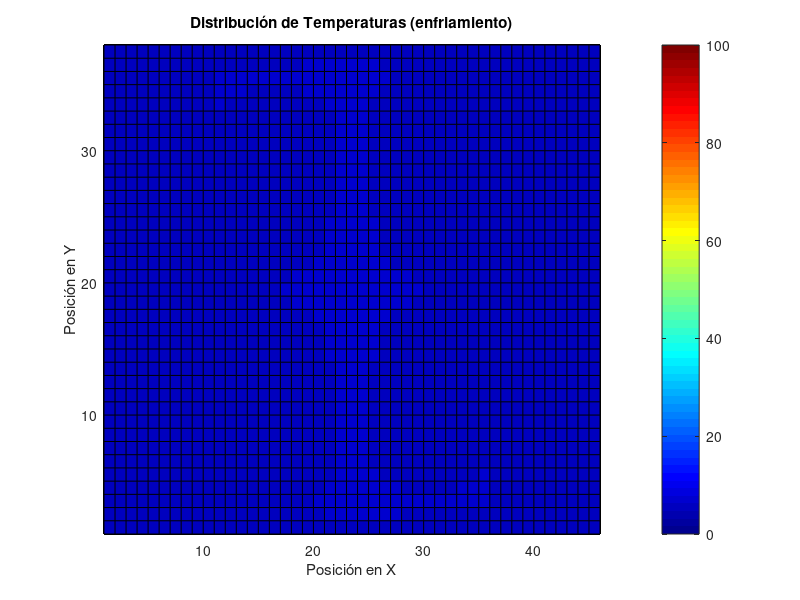
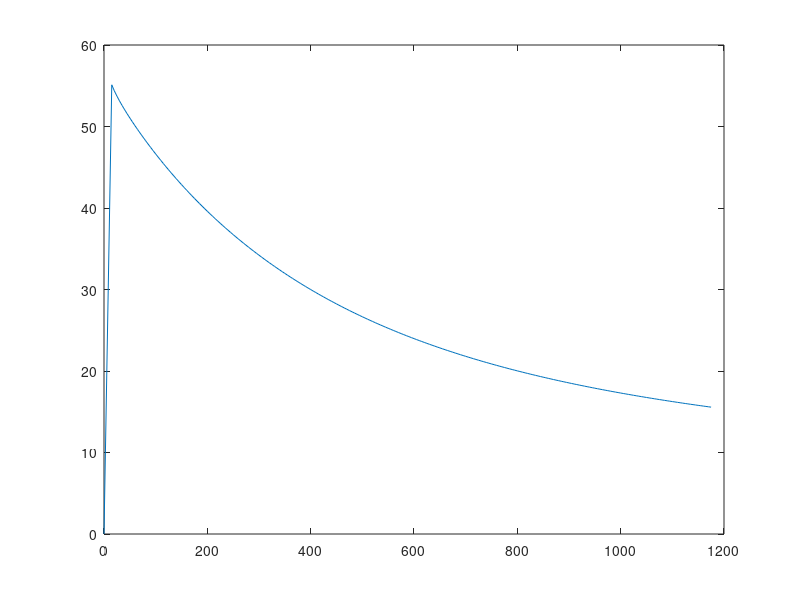

Write MATLAB code to recreate these figures, in order. (Note: this script raises an error after producing the figures.)
clear all
%Constantes del problema:

    %Parámetros geometricos:
    t=0.2;
    Deltax=t/4;
    Deltay=t/4;
    Deltaw=Deltay;

    % conductividades [W/(m-C)]
    k=zeros(3,1);
    k(1,1)=51;  % Acero
    k(2,1)=398; % Cobre
    k(3,1)=205; % Aluminio

    % Densidades [kg/m^3]
    rho=zeros(3,1);
    rho(1,1)=7870;  % Acero
    rho(2,1)=8960;  % Cobre
    rho(3,1)=2700;  % Aluminio

    % Calores especificos [J/kg-C]
    c_p=zeros(3,1);
    c_p(1,1)=465;  % Acero
    c_p(2,1)=385;  % Cobre
    c_p(3,1)=897;  % Aluminio

    % Absortividades [m^2/s]
    alpha=k./(rho.*c_p);

    %Coeficiente de convección [W/m^2-C]
    h=200;

    %Tempeartura del aire
    T_inf=5;

%Generamos tabla con taos maximos para cada tipo de nodo y tiempos máximos:
    
    tao_max=zeros(15,1,3);    %Numero de ecuaciones=15 y son 3 tipos de materiales.
    Deltat_max=zeros(15,1,3); %[s]

    %Nodo A:
    tao_max(1,1,:)=1/4;
    
    %Nodos B:
    for m=1:3
        tao_max(2,1,m)=(1/((2*h*Deltaw)/k(m,1)+4));
    end

    %Nodos C:

    for m=1:3
        tao_max(3,1,m)=(1/((2*h*Deltaw)/k(m,1)+4));
    end

    %Nodos D:

    for m=1:3
        tao_max(4,1,m)=(1/((2*h*Deltaw)/k(m,1)+4));
    end

    %Nodos E:

    for m=1:3
        tao_max(5,1,m)=(1/((2*h*Deltaw)/k(m,1)+4));
    end

    %Nodos F:

    for m=1:3
        tao_max(6,1,m)=(1/((4*h*Deltaw)/k(m,1)+4));
    end

    %Nodos G:

    for m=1:3
        tao_max(7,1,m)=(1/((4*h*Deltaw)/k(m,1)+4));
    end

    %Nodos H:

    for m=1:3
        tao_max(8,1,m)=(1/((4*h*Deltaw)/k(m,1)+4));
    end

     %Nodos I:

    for m=1:3
        tao_max(9,1,m)=(1/((4*h*Deltaw)/k(m,1)+4));
    end

    %Nodos J:

    for m=1:3
        tao_max(10,1,m)=(1/((4*h*Deltaw)/(3*k(m,1))+4));
    end

    %Nodos K:

    for m=1:3
        tao_max(11,1,m)=(1/((4*h*Deltaw)/(3*k(m,1))+4));
    end

    %Nodos L:

    for m=1:3
        tao_max(12,1,m)=(1/((4*h*Deltaw)/(3*k(m,1))+4));
    end

    %Nodos M:

    for m=1:3
        tao_max(13,1,m)=(1/((4*h*Deltaw)/(3*k(m,1))+4));
    end

    %Nodos N:

    for m=1:3
        tao_max(14,1,:)=1/4;
    end

    %Nodo o:

    for m=1:3
        tao_max(15,1,m)=(1/((2*h*Deltaw)/(k(m,1))+4));
    end

    %Nodo p:

    for m=1:3
        tao_max(16,1,m)=(1/((2*h*Deltaw)/(k(m,1))+4));
    end

    %Hallamos tiempos m para cada caso

    for m=1:16
        for n=1:3
             Deltat_min(m,1,n)=((Deltaw^2)*tao_max(m,1,n))/(alpha(n,1));
        end
    end


 % Hallamos el tiempo mínimo que se pueda usar para cada material truncando
 % el valor por debajo para que quede entero (y un poco menor del valor máximo)
    
    Deltat=zeros(3,1);

    for m=1:3
        Deltat(m,1)=min(floor(Deltat_min(:,1,m)));
    end

    %Obtenemos pasos mínimos para el acero de 32s, para el cobre de 4
    %s, y para el aluminio de 5s
   
 % Recalculamos los taos para cada tipo de ecuaciones según el tiempo
 % mínimo obtenido anteriomente

    tao=(1/(Deltaw^2))*(alpha.*Deltat);

 % Generamos matriz de NODOS: según la distribución nodal planteada se
 % tiene una matriz de 45*37 para un totoal de 1665 nodos. 
 % EN ESTE SCRIPT SOLO SOLUCIONAMOS PARA EL ACERO
 
 T=ones(45,37,1);
 T=5.*T; % Se llenan los nodos, con una temperatura igual al de los gases

    % CONDICION INICIAL:

    for m=1:45
        for n=33:37
            T(m,n,1)=100;
        end
    end

    for m=9:13
        for n=21:32
            T(m,n,1)=100;
        end
    end

    for m=21:25
        for n=21:32
            T(m,n,1)=100;
        end
    end

    for m=1:45
        for n=19:21
            T(m,n,1)=100;
        end
    end

    %Condición de simetría:

    for m=1:45
        for n=1:19
            T(m,n,1)=T(-m+46,-n+38,1);
        end
    end

% Crear un mallado con colores (para los nodos, no es fiel al tamaño real 
% los elementos, esta malla considera que todos los elementos tiene el mis
% tamaño lo cual es falso (no para los cálculo pero sí para la 
% representación gráfica))

    figure;

    %Corregimos tamaño de la matriz:
        l=T(:,:,1);
        for m=45:45
             for n=1:37
                 l(m+1,n+1)=l(m,n);
             end
         end

            for m=1:45
                for n=37:37
                    l(m+1,n+1)=1;
                end
            end

    pcolor(l(:,:,1)');
    %shading interp;  % Interpolación para suavizar los colores

    % Definir una escala de colores personalizada 
    colormap(jet);  % Utilizamos el mapa de colores "jet" 

    % Agregar una barra de colores
    colorbar;

    % Etiquetas y título del gráfico
    xlabel('Posición en X');
    ylabel('Posición en Y');
    title('Distribución de Temperaturas (enfriamiento)');
   
    %  ajustar los ejes si es necesario
    %axis([0, 46, 0, 38]);
    

 % COMENZAMOS A SOLUCIONAR: se debe programar cada ecuación cada iteración
 % del while, el criterio de parada se definirá proximamente:

   ts=2; %  time steep (paso temporal)

   % Se itera hasta alcanzar estado estable:
   prom_residuals=1;
   counter=0;
   while(prom_residuals>10^(-2))

   %Nodos A:


    T(:,:,ts)=T(:,:,ts-1);

   for m=2:44
       for n=34:36
           T(m,n,ts)=T(m,n,ts-1)*(1-4*tao(3))+tao(3)*(T(m-1,n,ts-1)+T(m+1,n,ts-1)+T(m,n-1,ts-1)+T(m,n+1,ts-1));
       end
   end

   for m=10:12
       for n=21:33
           T(m,n,ts)=T(m,n,ts-1)*(1-4*tao(3))+tao(3)*(T(m-1,n,ts-1)+T(m+1,n,ts-1)+T(m,n-1,ts-1)+T(m,n+1,ts-1));
       end
   end

   for m=22:24
       for n=21:33
           T(m,n,ts)=T(m,n,ts-1)*(1-4*tao(3))+tao(3)*(T(m-1,n,ts-1)+T(m+1,n,ts-1)+T(m,n-1,ts-1)+T(m,n+1,ts-1));
       end
   end

   for m=2:44
       for n=20:20
           T(m,n,ts)=T(m,n,ts-1)*(1-4*tao(3))+tao(3)*(T(m-1,n,ts-1)+T(m+1,n,ts-1)+T(m,n-1,ts-1)+T(m,n+1,ts-1));
       end
   end

   %Nodos B:
    
   for m=1:1
       for n=20:20
          T(m,n,ts)=T(m,n,ts-1)*(1-tao(3)*(((2*h*Deltaw)/k(1))+4))+tao(3)*(2*T(m+1,n,ts-1)+T(m,n-1,ts-1)+T(m,n+1,ts-1)+(2*h*Deltaw/k(1))*T_inf);
           
       end
   end

   for m=1:1
       for n=34:36
           T(m,n,ts)=T(m,n,ts-1)*(1-tao(3)*(((2*h*Deltaw)/k(1))+4))+tao(3)*(2*T(m+1,n,ts-1)+T(m,n-1,ts-1)+T(m,n+1,ts-1)+(2*h*Deltaw/k(1))*T_inf);
       end
   end

   for m=9:9
       for n=22:32
            T(m,n,ts)=T(m,n,ts-1)*(1-tao(3)*(((2*h*Deltaw)/k(1))+4))+tao(3)*(2*T(m+1,n,ts-1)+T(m,n-1,ts-1)+T(m,n+1,ts-1)+(2*h*Deltaw/k(1))*T_inf);
       end
   end

   for m=21:21
       for n=22:32
            T(m,n,ts)=T(m,n,ts-1)*(1-tao(3)*(((2*h*Deltaw)/k(1))+4))+tao(3)*(2*T(m+1,n,ts-1)+T(m,n-1,ts-1)+T(m,n+1,ts-1)+(2*h*Deltaw/k(1))*T_inf);
       end
   end
    
   %Nodos C:

   for m=13:13
       for n=22:32
            T(m,n,ts)=T(m,n,ts-1)*(1-tao(3)*(((2*h*Deltaw)/k(1))+4))+tao(3)*(2*T(m-1,n,ts-1)+T(m,n-1,ts-1)+T(m,n+1,ts-1)+(2*h*Deltaw/k(1))*T_inf);
       end
   end

   for m=25:25
       for n=22:32
            T(m,n,ts)=T(m,n,ts-1)*(1-tao(3)*(((2*h*Deltaw)/k(1))+4))+tao(3)*(2*T(m-1,n,ts-1)+T(m,n-1,ts-1)+T(m,n+1,ts-1)+(2*h*Deltaw/k(1))*T_inf);
       end
   end

   for m=45:45
       for n=20:20
            T(m,n,ts)=T(m,n,ts-1)*(1-tao(3)*(((2*h*Deltaw)/k(1))+4))+tao(3)*(2*T(m-1,n,ts-1)+T(m,n-1,ts-1)+T(m,n+1,ts-1)+(2*h*Deltaw/k(1))*T_inf);
       end
   end

   for m=45:45
       for n=34:36
            T(m,n,ts)=T(m,n,ts-1)*(1-tao(3)*(((2*h*Deltaw)/k(1))+4))+tao(3)*(2*T(m-1,n,ts-1)+T(m,n-1,ts-1)+T(m,n+1,ts-1)+(2*h*Deltaw/k(1))*T_inf);
       end
   end

   %Nodos D:

   for m=2:44
       for n=37:37
           T(m,n,ts)=T(m,n,ts-1)*(1-tao(3)*(((2*h*Deltaw)/k(1))+4))+tao(3)*(2*T(m,n-1,ts-1)+T(m-1,n,ts-1)+T(m+1,n,ts-1)+(2*h*Deltaw/k(1))*T_inf);
       end
   end

   for m=2:8
       for n=21:21
           T(m,n,ts)=T(m,n,ts-1)*(1-tao(3)*(((2*h*Deltaw)/k(1))+4))+tao(3)*(2*T(m,n-1,ts-1)+T(m-1,n,ts-1)+T(m+1,n,ts-1)+(2*h*Deltaw/k(1))*T_inf);
       end
   end

   for m=14:20
       for n=21:21
           T(m,n,ts)=T(m,n,ts-1)*(1-tao(3)*(((2*h*Deltaw)/k(1))+4))+tao(3)*(2*T(m,n-1,ts-1)+T(m-1,n,ts-1)+T(m+1,n,ts-1)+(2*h*Deltaw/k(1))*T_inf);
       end
   end

   for m=26:44
       for n=21:21
           T(m,n,ts)=T(m,n,ts-1)*(1-tao(3)*(((2*h*Deltaw)/k(1))+4))+tao(3)*(2*T(m,n-1,ts-1)+T(m-1,n,ts-1)+T(m+1,n,ts-1)+(2*h*Deltaw/k(1))*T_inf);
       end
   end

   %Nodos E

   for m=2:8
       for n=33:33
           T(m,n,ts)=T(m,n,ts-1)*(1-tao(3)*(((2*h*Deltaw)/k(1))+4))+tao(3)*(2*T(m,n+1,ts-1)+T(m-1,n,ts-1)+T(m+1,n,ts-1)+(2*h*Deltaw/k(1))*T_inf);
       end
   end

   for m=14:20
       for n=33:33
            T(m,n,ts)=T(m,n,ts-1)*(1-tao(3)*(((2*h*Deltaw)/k(1))+4))+tao(3)*(2*T(m,n+1,ts-1)+T(m-1,n,ts-1)+T(m+1,n,ts-1)+(2*h*Deltaw/k(1))*T_inf);
       end
   end

   for m=26:44
       for n=33:33
            T(m,n,ts)=T(m,n,ts-1)*(1-tao(3)*(((2*h*Deltaw)/k(1))+4))+tao(3)*(2*T(m,n+1,ts-1)+T(m-1,n,ts-1)+T(m+1,n,ts-1)+(2*h*Deltaw/k(1))*T_inf);
       end
   end

   %Nodos F

   for m=1:1
       for n=37:37
           T(m,n,ts)=T(m,n,ts-1)*(1-tao(3)*(((4*h*Deltaw)/k(1))+4))+tao(3)*(2*T(m,n-1,ts-1)+2*T(m+1,n,ts-1)+(4*h*Deltaw/k(1))*T_inf);
       end
   end

   for m=1:1
       for n=21:21
           T(m,n,ts)=T(m,n,ts-1)*(1-tao(3)*(((4*h*Deltaw)/k(1))+4))+tao(3)*(2*T(m,n-1,ts-1)+2*T(m+1,n,ts-1)+(4*h*Deltaw/k(1))*T_inf);
       end
   end

   %Nodos G

   for m=1:1
       for n=33:33
           T(m,n,ts)=T(m,n,ts-1)*(1-tao(3)*(((4*h*Deltaw)/k(1))+4))+tao(3)*(2*T(m,n+1,ts-1)+2*T(m+1,n,ts-1)+(4*h*Deltaw/k(1))*T_inf);
       end
   end

   %Nodos H

   for m=45:45
       for n=37:37
           T(m,n,ts)=T(m,n,ts-1)*(1-tao(3)*(((4*h*Deltaw)/k(1))+4))+tao(3)*(2*T(m-1,n,ts-1)+2*T(m,n-1,ts-1)+(4*h*Deltaw/k(1))*T_inf);
       end
   end

   for m=45:45
       for n=21:21
           T(m,n,ts)=T(m,n,ts-1)*(1-tao(3)*(((4*h*Deltaw)/k(1))+4))+tao(3)*(2*T(m-1,n,ts-1)+2*T(m,n-1,ts-1)+(4*h*Deltaw/k(1))*T_inf);
       end
   end

   %Nodos I

   for m=45:45
       for n=33:33
           T(m,n,ts)=T(m,n,ts-1)*(1-tao(3)*(((4*h*Deltaw)/k(1))+4))+tao(3)*(2*T(m-1,n,ts-1)+2*T(m,n+1,ts-1)+(4*h*Deltaw/k(1))*T_inf);
       end
   end

   %Nodos J

   for m=9:9
       for n=33:33
            T(m,n,ts)=T(m,n,ts-1)*(1-tao(3)*(4)*(((h*Deltaw)/(3*k(1)))+1))+tao(3)*(2/3)*(T(m-1,n,ts-1)+2*T(m+1,n,ts-1)+T(m,n-1,ts-1)+2*T(m,n+1,ts-1)+(2*h*Deltaw/k(1))*T_inf);
       end
   end


   for m=21:21
       for n=33:33
            T(m,n,ts)=T(m,n,ts-1)*(1-tao(3)*(4)*(((h*Deltaw)/(3*k(1)))+1))+tao(3)*(2/3)*(T(m-1,n,ts-1)+2*T(m+1,n,ts-1)+T(m,n-1,ts-1)+2*T(m,n+1,ts-1)+(2*h*Deltaw/k(1))*T_inf);
       end
   end
    
    %Nodos K
  

   for m=13:13
       for n=33:33
             T(m,n,ts)=T(m,n,ts-1)*(1-tao(3)*(4)*(((h*Deltaw)/(3*k(1)))+1))+tao(3)*(2/3)*(2*T(m-1,n,ts-1)+T(m+1,n,ts-1)+T(m,n-1,ts-1)+2*T(m,n+1,ts-1)+(2*h*Deltaw/k(1))*T_inf);
       end
   end

   for m=25:25
       for n=33:33
            T(m,n,ts)=T(m,n,ts-1)*(1-tao(3)*(4)*(((h*Deltaw)/(3*k(1)))+1))+tao(3)*(2/3)*(2*T(m-1,n,ts-1)+T(m+1,n,ts-1)+T(m,n-1,ts-1)+2*T(m,n+1,ts-1)+(2*h*Deltaw/k(1))*T_inf);
       end
   end

    %Nodos L

   for m=9:9
       for n=21:21
            T(m,n,ts)=T(m,n,ts-1)*(1-tao(3)*(4)*(((h*Deltaw)/(3*k(1)))+1))+tao(3)*(2/3)*(T(m-1,n,ts-1)+2*T(m+1,n,ts-1)+2*T(m,n-1,ts-1)+T(m,n+1,ts-1)+(2*h*Deltaw/k(1))*T_inf);
       end
   end

   for m=21:21
       for n=21:21
            T(m,n,ts)=T(m,n,ts-1)*(1-tao(3)*(4)*(((h*Deltaw)/(3*k(1)))+1))+tao(3)*(2/3)*(T(m-1,n,ts-1)+2*T(m+1,n,ts-1)+2*T(m,n-1,ts-1)+T(m,n+1,ts-1)+(2*h*Deltaw/k(1))*T_inf);
       end
   end

   %Nodos M

   for m=13:13
       for n=21:21
            T(m,n,ts)=T(m,n,ts-1)*(1-tao(3)*(4)*(((h*Deltaw)/(3*k(1)))+1))+tao(3)*(2/3)*(2*T(m-1,n,ts-1)+T(m+1,n,ts-1)+2*T(m,n-1,ts-1)+T(m,n+1,ts-1)+(2*h*Deltaw/k(1))*T_inf);
       end
   end

   for m=25:25
       for n=21:21
            T(m,n,ts)=T(m,n,ts-1)*(1-tao(3)*(4)*(((h*Deltaw)/(3*k(1)))+1))+tao(3)*(2/3)*(2*T(m-1,n,ts-1)+T(m+1,n,ts-1)+2*T(m,n-1,ts-1)+T(m,n+1,ts-1)+(2*h*Deltaw/k(1))*T_inf);
       end
   end

   %Nodos N

   for m=2:44
       for n=19:19
           T(m,n,ts)=T(m,n,ts-1)*(1-4*tao(3))+tao(3)*(2*T(m,n+1,ts-1)+T(m-1,n,ts-1)+T(m+1,n,ts-1));
       end
   end

   %Nodo O

   for m=1:1
       for n=19:19
            T(m,n,ts)=T(m,n,ts-1)*(1-tao(3)*(((2*h*Deltaw)/k(1))+4))+tao(3)*2*(T(m,n+1,ts-1)+T(m+1,n,ts-1)+(h*Deltaw/k(1))*T_inf);
       end
   end

   %Nodo P

   for m=45:45
       for n=19:19
            T(m,n,ts)=T(m,n,ts-1)*(1-tao(3)*(((2*h*Deltaw)/k(1))+4))+tao(3)*2*(T(m-1,n,ts-1)+T(m,n+1,ts-1)+(h*Deltaw/k(1))*T_inf);
       end
   end

   %Condición de simetría:

    for m=1:45
        for n=1:19
            T(m,n,ts)=T(-m+46,-n+38,ts);
        end
    end

    for m=45:45
        for n=1:37
            l(m+1,n+1,ts)=1;
        end
    end

    for m=1:45
        for n=37:37
            l(m+1,n+1,1)=1;
        end
    end

    l=T(:,:,ts);

    for m=45:45
          for n=1:37
               l(m+1,n+1)=l(m,n);
          end
    end

    for m=1:45
          for n=37:37
               l(m+1,n+1)=l(m,n);
          end
    end

    residuals=abs(T(:,:,ts)-T(:,:,ts-1));
    prom_residuals=mean(residuals,"all");
    
    pcolor(l');
    % Definir una escala de colores personalizada 
    colormap(jet);  % Utilizamos el mapa de colores "jet" 

    % Agregar una barra de colores
    colorbar;

    % Etiquetas y título del gráfico
    xlabel('Posición en X');
    ylabel('Posición en Y');
    title('Distribución de Temperaturas (enfriamiento)');
    hold on
    pause(0.01)
   
    if(T(23,19,ts)<=15 && counter==0)
        ts_crit=ts;
        counter=1;
    end

    ts=ts+1;
    T_prom(ts)=mean(T(:,:),"all");
    time(ts)=ts*Deltat(2,1);
    
   end

   figure
   plot(time,T_prom);
   yline(5,'-');
   xlabel('Tiempo [s]');
   ylabel('Temperatura promedio[C]');
   title('Temperatura promedio vs tiempo (Aluminio en aire, enfriamiento)');
   



    